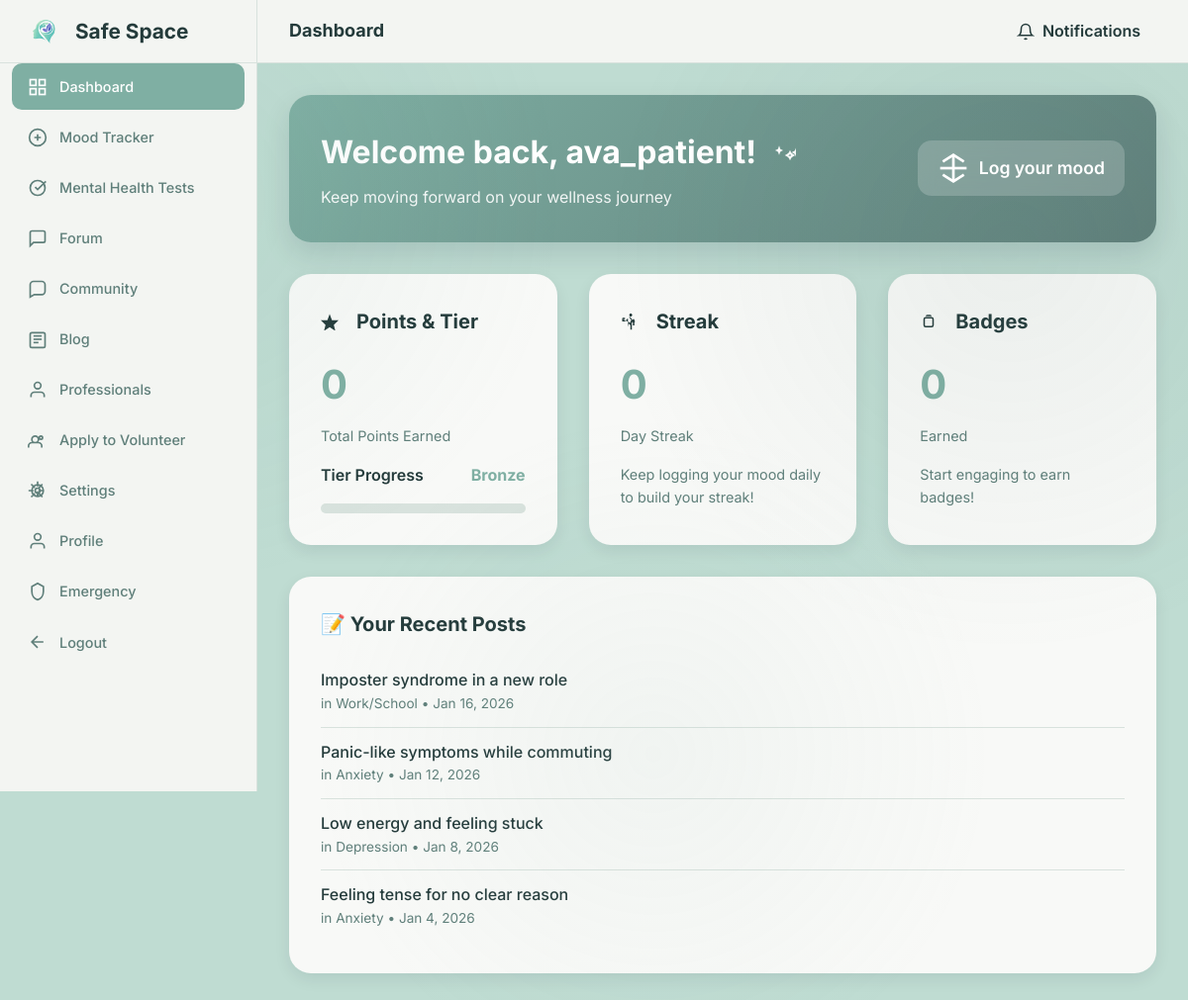
Page /dashboard/index.php (signed in) on the committed database.
### tables this page shows
CREATE TABLE users (
    user_id INT AUTO_INCREMENT PRIMARY KEY,
    username VARCHAR(50) UNIQUE NOT NULL,
    email VARCHAR(100) UNIQUE NOT NULL,
    password_hash VARCHAR(255) NOT NULL,
    full_name VARCHAR(100) NULL,
    phone VARCHAR(30) NULL,
    user_type ENUM('patient', 'professional', 'volunteer', 'supporter', 'community_healer') NOT NULL,
    is_anonymous BOOLEAN DEFAULT TRUE,
    is_verified BOOLEAN DEFAULT FALSE,
    is_active BOOLEAN DEFAULT TRUE,
    profile_picture VARCHAR(255) NULL,
    bio TEXT NULL,
    date_of_birth DATE NULL,
    gender ENUM('male', 'female', 'non_binary', 'prefer_not_to_say', 'other') NULL,
    country VARCHAR(100) NULL,
    timezone VARCHAR(50) DEFAULT 'UTC',
    created_at TIMESTAMP DEFAULT CURRENT_TIMESTAMP,
    last_login TIMESTAMP NULL,
    email_verified_at TIMESTAMP NULL,
    verification_token VARCHAR(100) NULL,
    reset_token VARCHAR(100) NULL,
    reset_token_expiry TIMESTAMP NULL,
    INDEX idx_username (username),
    INDEX idx_email (email),
    INDEX idx_user_type (user_type),
    INDEX idx_is_active (is_active)
);

CREATE TABLE forum_posts (
    post_id INT AUTO_INCREMENT PRIMARY KEY,
    user_id INT NOT NULL,
    category VARCHAR(100) NOT NULL,
    title VARCHAR(255) NOT NULL,
    content LONGTEXT NOT NULL,
    is_encrypted BOOLEAN DEFAULT TRUE,
    view_count INT DEFAULT 0,
    reply_count INT DEFAULT 0,
    is_pinned BOOLEAN DEFAULT FALSE,
    is_locked BOOLEAN DEFAULT FALSE,
    status ENUM('published', 'draft', 'deleted', 'flagged') DEFAULT 'published',
    created_at TIMESTAMP DEFAULT CURRENT_TIMESTAMP,
    updated_at TIMESTAMP DEFAULT CURRENT_TIMESTAMP ON UPDATE CURRENT_TIMESTAMP,
    FOREIGN KEY (user_id) REFERENCES users(user_id) ON DELETE CASCADE,
    INDEX idx_category (category),
    INDEX idx_status (status),
    INDEX idx_created_at (created_at),
    INDEX idx_user_posts (user_id, created_at)
);

### dashboard/index.php (the view, shortened to what the rows shown need)
<?php
require_once '../config/config.php';
$user_id = get_user_id();
$db = Database::getInstance();
$conn = $db->getConnection();
$user_stmt = $conn->prepare("SELECT user_id, username, user_type, profile_picture FROM users WHERE user_id = ?");
$user_stmt->bind_param("i", $user_id);
$user_stmt->execute();
$user_result = $user_stmt->get_result();
$user = $user_result->fetch_assoc();
$forum_stmt = $conn->prepare("
    SELECT post_id, title, category, created_at FROM forum_posts
    WHERE user_id = ?
    ORDER BY created_at DESC LIMIT 5
");
$forum_stmt->bind_param("i", $user_id);
$forum_stmt->execute();
$forum_result = $forum_stmt->get_result();
$recent_posts = [];
while ($row = $forum_result->fetch_assoc()) {
    $recent_posts[] = $row;
}
$client_overview_rows = [];
$today_schedule_rows = [];
?>
<!DOCTYPE html>
<html lang="en">
<head>
    <link rel="stylesheet" href="../assets/css/styles.css">
</head>
<body>
    <div class="dashboard-wrapper">
        <?php include 'includes/sidebar.php'; ?>
        <main class="main-content">
            <div class="top-bar">
                <h2 style="margin: 0; font-size: 18px; color: var(--text-primary);">Dashboard</h2>
            </div>
            <div class="content-area">
        <div class="header-card">
            <div class="header-left">
                <h1>Welcome back, <?php echo htmlspecialchars($user['username']); ?>! </h1>
                <p style="opacity: 0.9;">
                    <?php echo $is_professional_user ? 'Professional workspace — participate in the community with verified guidance.' : 'Keep moving forward on your wellness journey'; ?>
                </p>
            </div>
        </div>
        <?php if ($is_professional_user): ?>
            <div class="card">
                <div class="card-title">Client Overview</div>
                <ul class="activity-list">
                    <?php if (count($today_schedule_rows) > 0): ?>
                        <li>
                            <div>
                                <div class="activity-title">Today’s Schedule</div>
                                <div class="activity-date">Accepted sessions scheduled for today</div>
                            </div>
                        </li>
                        <?php foreach ($today_schedule_rows as $s): ?>
                            <?php
                                $needs_notes = empty($s['private_notes']);
                                $duration = (int)($s['preferred_duration_minutes'] ?? 0);
                                $session_type = (string)($s['preferred_session_type'] ?? '');
                            ?>
                            <li>
                                <div>
                                    <div class="activity-title">
                                        <?php echo htmlspecialchars($s['client_alias'] ?? 'Client'); ?>
                                        <?php if (!empty($s['risk_level'])): ?>
                                            • Risk: <?php echo htmlspecialchars($s['risk_level']); ?>
                                        <?php endif; ?>
                                        <?php if (!empty($s['primary_concern'])): ?>
                                            • <?php echo htmlspecialchars($s['primary_concern']); ?>
                                        <?php endif; ?>
                                    </div>
                                    <div class="activity-date">
                                        <?php echo htmlspecialchars(date('g:i A', strtotime($s['scheduled_at']))); ?>
                                        <?php if ($duration > 0): ?> • <?php echo (int)$duration; ?> min<?php endif; ?>
                                        <?php if ($session_type !== ''): ?> • <?php echo htmlspecialchars($session_type); ?><?php endif; ?>
                                        <?php if (!empty($s['follow_up_required'])): ?> • Follow-up<?php endif; ?>
                                        <?php if ($needs_notes): ?> • Notes pending<?php endif; ?>
                                    </div>
                                </div>
                            </li>
                        <?php endforeach; ?>
                    <?php endif; ?>
                    <?php if (count($client_overview_rows) > 0): ?>
                        <li>
                            <div>
                                <div class="activity-title">Recent Client Sessions</div>
                                <div class="activity-date">Last interaction time, issue tags, and risk level (anonymized)</div>
                            </div>
                        </li>
                        <?php foreach ($client_overview_rows as $s): ?>
                            <?php
                                $needs_notes = (in_array(($s['status'] ?? ''), ['completed'], true) && empty($s['private_notes']));
                                $last_touch = $s['updated_at'] ?? null;
                            ?>
                            <li>
                                <div>
                                    <div class="activity-title">
                                        <?php echo htmlspecialchars($s['client_alias'] ?? 'Client'); ?>
                                        • <?php echo htmlspecialchars($s['status'] ?? ''); ?>
                                        <?php if (!empty($s['risk_level'])): ?> • Risk: <?php echo htmlspecialchars($s['risk_level']); ?><?php endif; ?>
                                        <?php if (!empty($s['primary_concern'])): ?> • <?php echo htmlspecialchars($s['primary_concern']); ?><?php endif; ?>
                                    </div>
                                    <div class="activity-date">
                                        <?php if (!empty($last_touch)): ?>
                                            Last interaction: <?php echo htmlspecialchars(date('M j, Y g:i A', strtotime($last_touch))); ?>
                                        <?php endif; ?>
                                        <?php if (!empty($s['scheduled_at'])): ?>
                                            • Scheduled: <?php echo htmlspecialchars(date('M j, Y g:i A', strtotime($s['scheduled_at']))); ?>
                                        <?php endif; ?>
                                        <?php if (!empty($s['follow_up_required'])): ?> • Follow-up<?php endif; ?>
                                        <?php if ($needs_notes): ?> • Notes pending<?php endif; ?>
                                    </div>
                                </div>
                            </li>
                        <?php endforeach; ?>
                    <?php else: ?>
                        <li>
                            <div>
                                <div class="activity-title">No client sessions yet</div>
                                <div class="activity-date">Client requests will appear once submitted.</div>
                            </div>
                        </li>
                    <?php endif; ?>
                </ul>
            </div>
        <?php else: ?>
            <?php if (count($recent_posts) > 0): ?>
            <div class="card">
                <ul class="activity-list">
                    <?php foreach ($recent_posts as $post): ?>
                        <li>
                            <div>
                                <div class="activity-title"><?php echo htmlspecialchars(substr($post['title'], 0, 50)); ?></div>
                                <div class="activity-date">
                                    in <?php echo htmlspecialchars($post['category']); ?> •
                                    <?php echo date('M j, Y', strtotime($post['created_at'])); ?>
                                </div>
                            </div>
                        </li>
                    <?php endforeach; ?>
                </ul>
            </div>
            <?php endif; ?>
        <?php endif; ?>
            </div>
        </main>
    </div>
</body>
</html>

### rows in the picture
users: username "ava_patient"
forum_posts: title "Imposter syndrome in a new role", category "Work/School", created_at "Jan 16, 2026"
forum_posts: title "Panic-like symptoms while commuting", category "Anxiety", created_at "Jan 12, 2026"
forum_posts: title "Low energy and feeling stuck", category "Depression", created_at "Jan 8, 2026"
forum_posts: title "Feeling tense for no clear reason", category "Anxiety", created_at "Jan 4, 2026"

### other values in the picture
$user_points['total_points'] "0"
$current_tier "Bronze"
$user_points['streak_days'] "0"
count($badges) "0"
